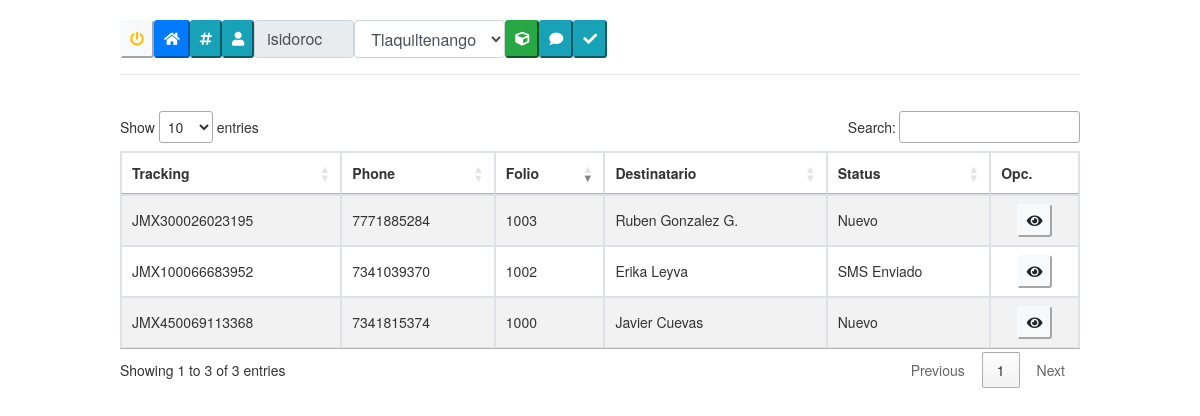
Screenshot of /views/packages.php (signed in) with the database file from the repository.
### tables this page shows
CREATE TABLE `package` (
  `id_package` int(11) NOT NULL AUTO_INCREMENT,
  `id_location` int(11) NOT NULL,
  `c_date` datetime DEFAULT CURRENT_TIMESTAMP COMMENT 'Fecha de creacion',
  `c_user_id` int(11) NOT NULL DEFAULT '0' COMMENT 'Id del usuario que crea',
  `phone` varchar(50) NOT NULL DEFAULT '',
  `receiver` varchar(255) DEFAULT NULL,
  `tracking` varchar(100) NOT NULL DEFAULT '',
  `folio` int(11) DEFAULT NULL,
  `d_validity` int(11) DEFAULT '3' COMMENT 'dias de vigencia',
  `d_date` datetime DEFAULT NULL COMMENT 'Fecha de entrega',
  `d_user_id` int(11) DEFAULT NULL COMMENT 'Id del usuario que entrega',
  `id_status` int(11) NOT NULL DEFAULT '1',
  PRIMARY KEY (`id_package`)
);

CREATE TABLE `cat_status` (
  `id_status` int(11) NOT NULL AUTO_INCREMENT,
  `status_desc` varchar(100) DEFAULT NULL,
  PRIMARY KEY (`id_status`)
);

### system/DB.php (called while the page is built, shortened)
<?php
class DB {
    private $conn = false;
    public function __construct($host = null, $username = null, $passwd = null, $dbname = null, $port = null, $socket = null) {
        $this->conn = new mysqli(
            $host,
            $username,
            $passwd,
            $dbname,
            $port,
            $socket
        );
        $this->conn->autocommit(false);
    }
    public function toArray($result) {
        $rows = [];
        while($row = $result->fetch_array(MYSQLI_ASSOC)) {
            array_push($rows, $row);
        }
        return $rows;
    }
    private function queryErrorHandler($result) {
        return $result;
    }
    public function select($sql, $to_array = true) {
        $sql = preg_replace('!\s+!', ' ', str_replace(["\r", "\n", "\r\n"], '', $sql));
        $this->conn->begin_transaction(MYSQLI_TRANS_START_READ_ONLY);
        $result = $this->queryErrorHandler($this->conn->query($sql));
        $this->conn->commit();
        return $to_array ? $this->toArray($result) : $result;
    }
}

### views/packages.php (the view, shortened to what this page needs)
<?php
require_once('../system/DB.php');
$db = new DB(HOST,USERNAME,PASSWD,DBNAME,PORT,SOCKET);
$id_location = $_SESSION['uLocation'];
$sql = "SELECT
p.id_package,
p.tracking,
p.phone,
p.id_location,
p.c_date,
p.folio,
p.d_validity,
p.receiver,
p.d_date,
p.d_user_id,
ce.id_status,
ce.status_desc
FROM package p
INNER JOIN cat_status ce ON ce.id_status=p.id_status
WHERE 1
AND p.id_location IN ($id_location)
AND p.id_status IN(1,2,6,7)";
$packages = $db->select($sql);
?>
<!doctype html>
<html lang = "en">
	<head>
		<?php include '../views/header.php'; ?>
	</head>
	<body>
		<div class="main">
			<?php
				include '../views/navTop.php';
			?>
      		<?php if(empty($packages)): ?>
				<div class="alert alert-info" role="alert" style="text-align: center;">
					No hay paquetes en la ubicacion seleccionada, haz clik en el boton nuevo paquete <br>
					<button id="btn-first-package" type="button" class="btn-success btn-sm" title="Nuevo paquete">
						<i class="fa fa-cube" aria-hidden="true"></i>
					</button>
				</div
			<?php else: ?>
				<br />
				<form id="frm-package">
					<table id="tbl-packages" class="table table-striped table-bordered nowrap table-hover" cellspacing="0" style="width:100%">
						<thead>
							<tr>
								<th>tracking</th>
								<th>phone</th>
								<th>folio</th>
								<th>receiver</th>
								<th>status_desc</th>
								<th>Opc.</th>
							</tr>
						</thead>
						<tbody>
							<?php foreach($packages as $d): ?>
								<tr>
								<td id="btn-edit-package" title="Click para editar"><?php echo $d['tracking']; ?></td>
								<td><?php echo $d['phone']; ?></td>
								<td><?php echo $d['folio']; ?></td>
								<td><?php echo $d['receiver']; ?></td>
								<td><?php echo $d['status_desc']; ?></td>
								<td style="text-align: center;">
									<div class="row">
										<div class="col-md-12">
											<button type="button" id='btn-records' class="btn-light btn-sm" title="Records">
												<i class="fa fa-eye" aria-hidden="true"></i>
											</button>
										</div>
									</div>
								</td>
								</tr>
							<?php endforeach; ?>
						</tbody>
					</table>
				</form>
			<?php endif; ?>
		</div>
	</body>
</html>

### views/header.php (shortened to what this page needs)
<link rel="stylesheet" href="https://cdn.jsdelivr.net/npm/bootstrap@4.0.0/dist/css/bootstrap.min.css">
<link rel="stylesheet" href="https://use.fontawesome.com/releases/v5.15.4/css/solid.css"/>
<link rel="stylesheet" href="https://use.fontawesome.com/releases/v5.15.4/css/fontawesome.css"/>
<link href="https://cdn.datatables.net/1.13.4/css/jquery.dataTables.min.css" rel="stylesheet">
<link href="<?php echo BASE_URL;?>/assets/css/styles.css" rel="stylesheet">

### views/navTop.php (shortened to what this page needs)
<br>
<div class="row">
	<div class="col-md-12">
		<div class="btn-group" role="group">
			<button id="logoff" type="button" class="btn-sm btn-light">
				<i class="fa fa-power-off" aria-hidden="true" style="color:#ffc107;"></i>
			</button>
			<button id="home" type="button" class="btn-sm btn-primary">
				<i class="fa fa-home" aria-hidden="true"></i>
			</button>
			<button id="btn-folio" type="button" class="btn-sm btn-info" title="Configurar folio">
				<i class="fa fa-hashtag" aria-hidden="true"></i>
			</button>
			<button id="btn-contacto" type="button" class="btn-sm btn-info" title="Contactos">
				<i class="fa fa-user" aria-hidden="true"></i>
			</button>
			<input style="width:100px;" type="text" class="form-control" value="<?php echo $_SESSION['uName']; ?>" value="" disabled="">
			<select name="option-location" id="option-location" class="form-control">
				<option value="1" <?php echo ($_SESSION['uLocation']==1) ? 'selected': ''; ?> >Tlaquiltenango</option>
			</select>
			<button id="btn-add-package" type="button" class="btn-success btn-sm" title="Nuevo paquete">
				<i class="fa fa-cube" aria-hidden="true"></i>
			</button>
			<button id="btn-send-messages" type="button" class="btn-sm btn-info" title="Enviar mensajes">
				<i class="fa fa-comment" aria-hidden="true"></i>
			</button>
			<button id="btn-release-package" type="button" class="btn-sm btn-info" title="Entrega de paquetes">
				<i class="fa fa-check" aria-hidden="true"></i>
			</button>
		</div>
	</div>
</div>
<hr>

### assets/css/styles.css (style rules this page uses)
body { color: #333; font-family: "Helvetica Neue", Helvetica, Arial, sans-serif; font-size: 14px; line-height: 1.42857; padding-bottom: 50px; }
.main { width: 80%; margin: 0 auto 20px; }

### rows the page displays
package: tracking "JMX450069113368", phone "7341815374", folio "1000", receiver "Javier Cuevas", id_status.status_desc "Nuevo"
package: tracking "JMX100066683952", phone "7341039370", folio "1002", receiver "Erika Leyva", id_status.status_desc "SMS Enviado"
package: tracking "JMX300026023195", phone "7771885284", folio "1003", receiver "Ruben Gonzalez G.", id_status.status_desc "Nuevo"
